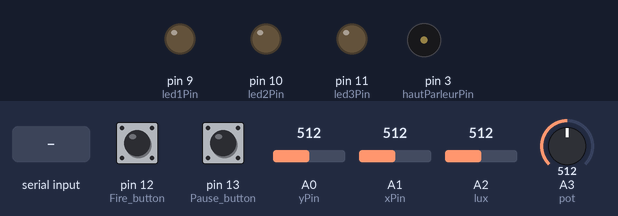
The sketch below on a simulated Arduino Uno, built with avr-gcc and run on an emulated ATmega328P. Parts: output pins drawn as LEDs (lit = HIGH), buzzer (waves = sounding). The inputs (shaded band) are chosen by the test bench; at power-on: pin 12 (Fire_button) LOW, pin 13 (Pause_button) LOW, A0 (yPin) = 512, A1 (xPin) = 512, A2 (lux) = 512, A3 (pot) = 512. What the sketch prints to the serial monitor is not drawn.

Above: at 1.2 s.
1.3 s: pin 12 (Fire_button) pulled HIGH for 0.15 s
At 1.38 s:
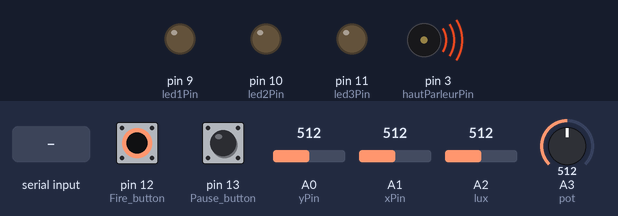
2.9 s: "7" received over Serial
At 3.5 s:
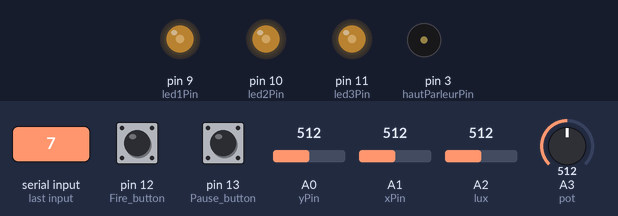
4.4 s: pin 13 (Pause_button) pulled HIGH for 0.15 s
At 4.48 s:
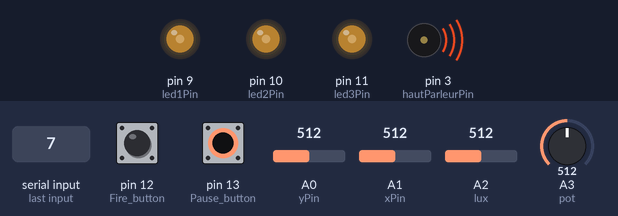
6.0 s: "6" received over Serial
At 7.1 s:
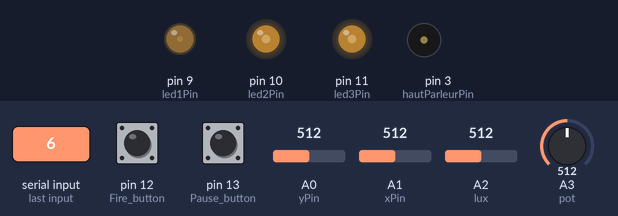
7.5 s: pin 12 (Fire_button) pulled HIGH for 1 s
At 9.0 s:
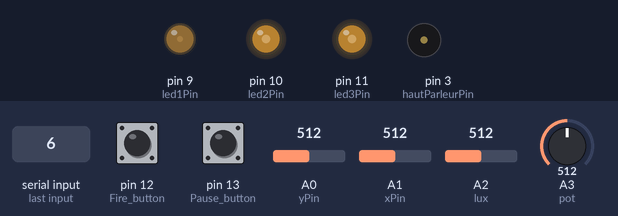
10.0 s: "5" received over Serial
At 11.2 s:
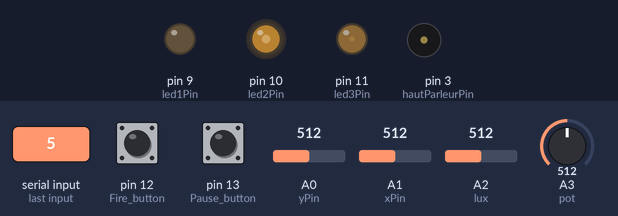
Timing chart, 0 to 12.5 s (numbered marks = the images above; inputs shaded):
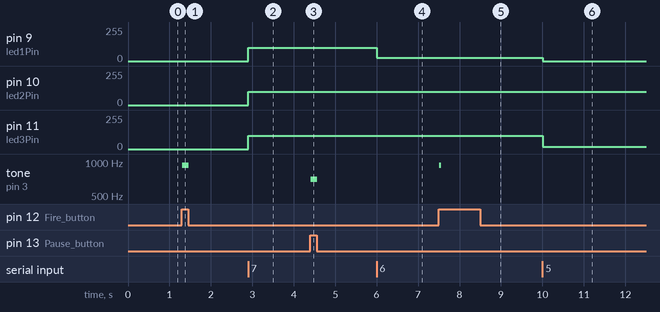

Measured:
- after the input at 1.3 s, tone on pin 3 (hautParleurPin): silent → 932 Hz at once, → silent 0.16 s later
- after the input at 2.9 s, pin 9 (led1Pin), pin 10 (led2Pin), pin 11 (led3Pin): 0/255 → 100/255 at once
- after the input at 4.4 s, tone on pin 3 (hautParleurPin): silent → 700 Hz at once, → silent 0.16 s later
- after the input at 6.0 s, pin 9 (led1Pin): 100/255 → 25/255 at once
- after the input at 7.5 s, tone on pin 3 (hautParleurPin): silent → 932 Hz at once, → silent 0.06 s later
- after the input at 10.0 s, pin 9 (led1Pin): 25/255 → 0/255 at once; pin 11 (led3Pin): 100/255 → 16/255 at once

The sketch:

Arduino_Manette_Terraskweek.ino
```cpp
char envoi;

//---------------- JOYSTICK

const int X_THRESHOLD_LOW = 35;
const int X_THRESHOLD_HIGH = 515;

const int Y_THRESHOLD_LOW = 35;
const int Y_THRESHOLD_HIGH = 515;
int pot = A3;
int lux = A2;
int xPin = A1;
int yPin = A0;

int x_position = 0;
int y_position = 0;
int x_direction = 0;
int y_direction = 0;

int buttonState = 0;

//------------------LEDs
int brightness = 0;    // how bright the LED is
int fadeAmount = 2;    // how many points to fade the LED by

int led1Pin = 9;
int led2Pin = 10;
int led3Pin = 11;

//-----

int statePause = 0;
int stateFire = 0;
int hautParleurPin = 3;

void setup()
{
  Serial.begin(9600);

  pinMode(xPin, INPUT);
  pinMode(yPin, INPUT);

  pinMode(pot, INPUT); // Potentio

  pinMode(lux, INPUT); // Light sensor

  pinMode(hautParleurPin, OUTPUT); // Haut parleur

  pinMode(led1Pin, OUTPUT); // LEDs
  pinMode(led2Pin, OUTPUT);
  pinMode(led3Pin, OUTPUT);

  pinMode(12, INPUT); // Fire button
  pinMode(13, INPUT); // Pause button

  int Led1_Value;
  int Led2_Value;
  int Led3_Value;
}

void loop()
{
  envoi = Serial.read(); // On receptionne les données envoyées par le PC

  //------------ DEPLACEMENT PLAYER
  x_position = analogRead(xPin);
  y_position = analogRead(yPin);


  if (x_position > X_THRESHOLD_HIGH) {
    x_direction = 1;
  } else if (x_position < X_THRESHOLD_LOW) {
    x_direction = -1;
  }

  if (y_position > Y_THRESHOLD_HIGH) {
    y_direction = 1;
  } else if (y_position < Y_THRESHOLD_LOW) {
    y_direction = -1;
  }

  if ((y_position < Y_THRESHOLD_HIGH) && (y_position > Y_THRESHOLD_LOW) && (x_position < X_THRESHOLD_HIGH) && (x_position > X_THRESHOLD_LOW) ) {
    x_direction = 0;
    y_direction = 0;
  }

  if (x_direction == -1) {
    Serial.println('u');
  }
  else if (x_direction == 1) {
    Serial.println('d');
  }
  else if (y_direction == 1) {
    Serial.println('l');
  }
  else if (y_direction == -1) {
    Serial.println('r');
  }


  //----------- TIR
 if (digitalRead(12) == HIGH && stateFire <= 20) {
    Serial.println('F');
    // + PLAY TIR SOUND
    tone(hautParleurPin, 932, 20);
    stateFire++;
  }
  if (digitalRead(12) == LOW && stateFire > 20) {
    stateFire = 0;
  }


  //----------- PAUSE
  if (digitalRead(13) == HIGH && statePause <= 20) {
    Serial.println('P');
    // + PLAY Pause SOUND
    tone(hautParleurPin, 700, 20);
    statePause++;
  }
  if (digitalRead(13) == LOW && statePause > 20) {
    statePause = 0;
  }

  //------------ INVISIBILITE
  analogRead(lux);

  if (analogRead(lux) > 700) {
    Serial.println('V');
  }
  else if (analogRead(lux) > 600 && analogRead(lux) <= 700){
    Serial.println('W');
  }
  else if (analogRead(lux) > 500 && analogRead(lux) <= 600){
    Serial.println('J');
  }
  else if (analogRead(lux) <= 500) {
    Serial.println('I');
  }


  //------------- SON
  if (envoi == 'H') {
    // PLAY HURT SOUND
    tone(hautParleurPin, 700, 20);
  }
  else if (envoi == 'G') {
    // PLAY GET DROP SOUND
    tone(hautParleurPin, 1200, 20);
  }


  //------------ LEDs VIE

  else if (envoi == '7') {
    analogWrite(led1Pin, 100);
    analogWrite(led2Pin, 100);
    analogWrite(led3Pin, 100);
  }
  else if (envoi == '6') {
    analogWrite(led1Pin, 25);
    analogWrite(led2Pin, 100);
    analogWrite(led3Pin, 100);
  }
  else if (envoi == '5') {
    analogWrite(led1Pin, 0);
    analogWrite(led2Pin, 100);
    analogWrite(led3Pin, 10000);
  }
  else if (envoi == '4') {
    analogWrite(led1Pin, 0);
    analogWrite(led2Pin, 25);
    analogWrite(led3Pin, 100);
  }
  else if (envoi == '3') {
    analogWrite(led1Pin, 0);
    analogWrite(led2Pin, 0);
    analogWrite(led3Pin, 100);
  }
  else if (envoi == '2') {
    analogWrite(led1Pin, 0);
    analogWrite(led2Pin, 0);
    analogWrite(led3Pin, 25);
  }
  else if (envoi == '1') {
    analogWrite(led1Pin, 0);
    analogWrite(led2Pin, 0);
    analogWrite(led3Pin, 0);
  }
  else if (envoi == '0') {
  analogWrite(led1Pin, brightness);
  analogWrite(led2Pin, brightness);
  analogWrite(led3Pin, brightness);
  brightness = brightness + fadeAmount;
  if (brightness == 0 || brightness == 150) {
    fadeAmount = -fadeAmount ;
  }
}


  //------------- VITESSE ENNEMIS

  if (analogRead(pot) > 700) {
    Serial.println('A');
  }
  else if (analogRead(pot) > 350 && analogRead(pot) <= 700) {
    Serial.println('B');
  }
  else if (analogRead(pot) <= 350) {
    Serial.println('C');
  }

}
```
